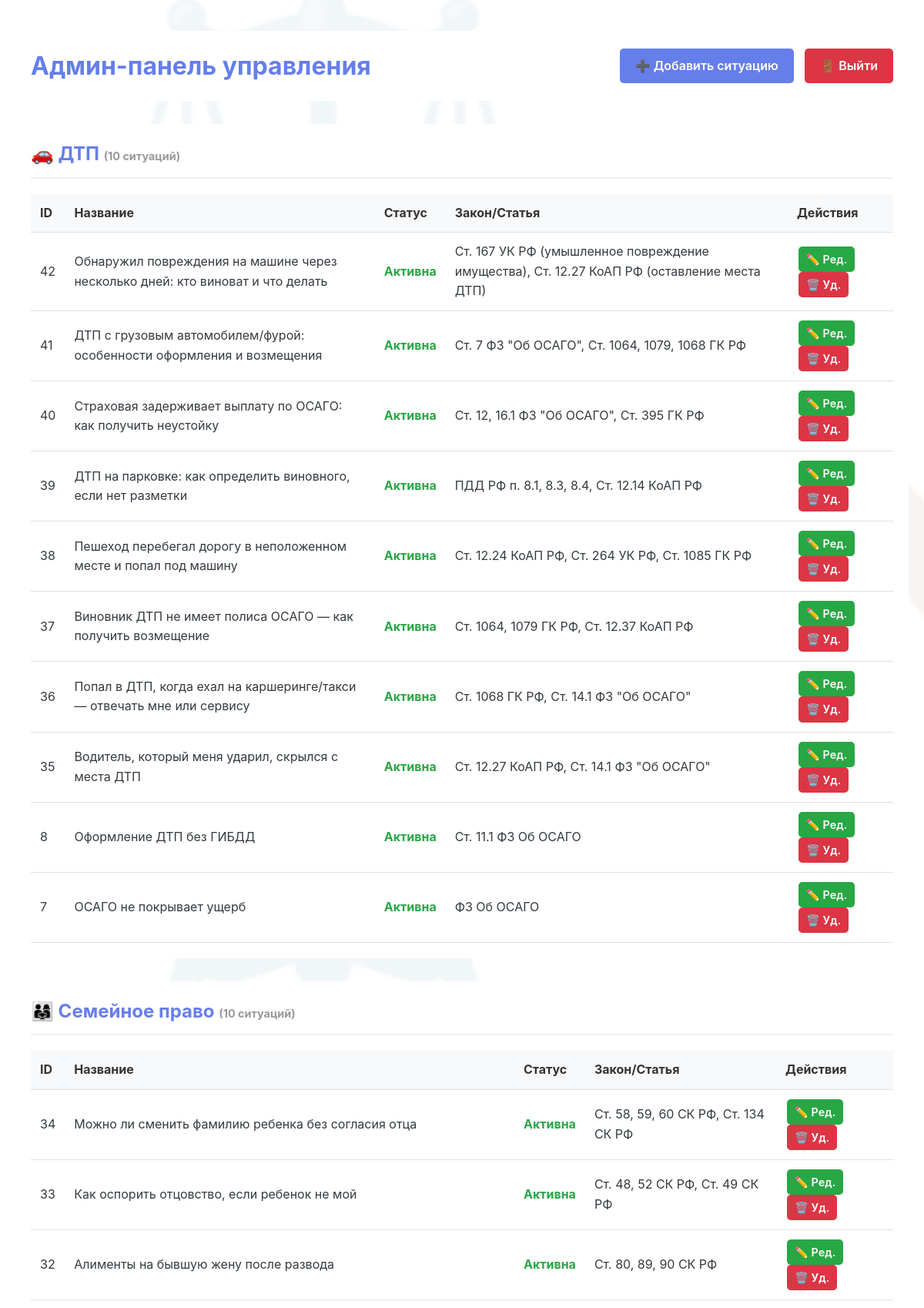
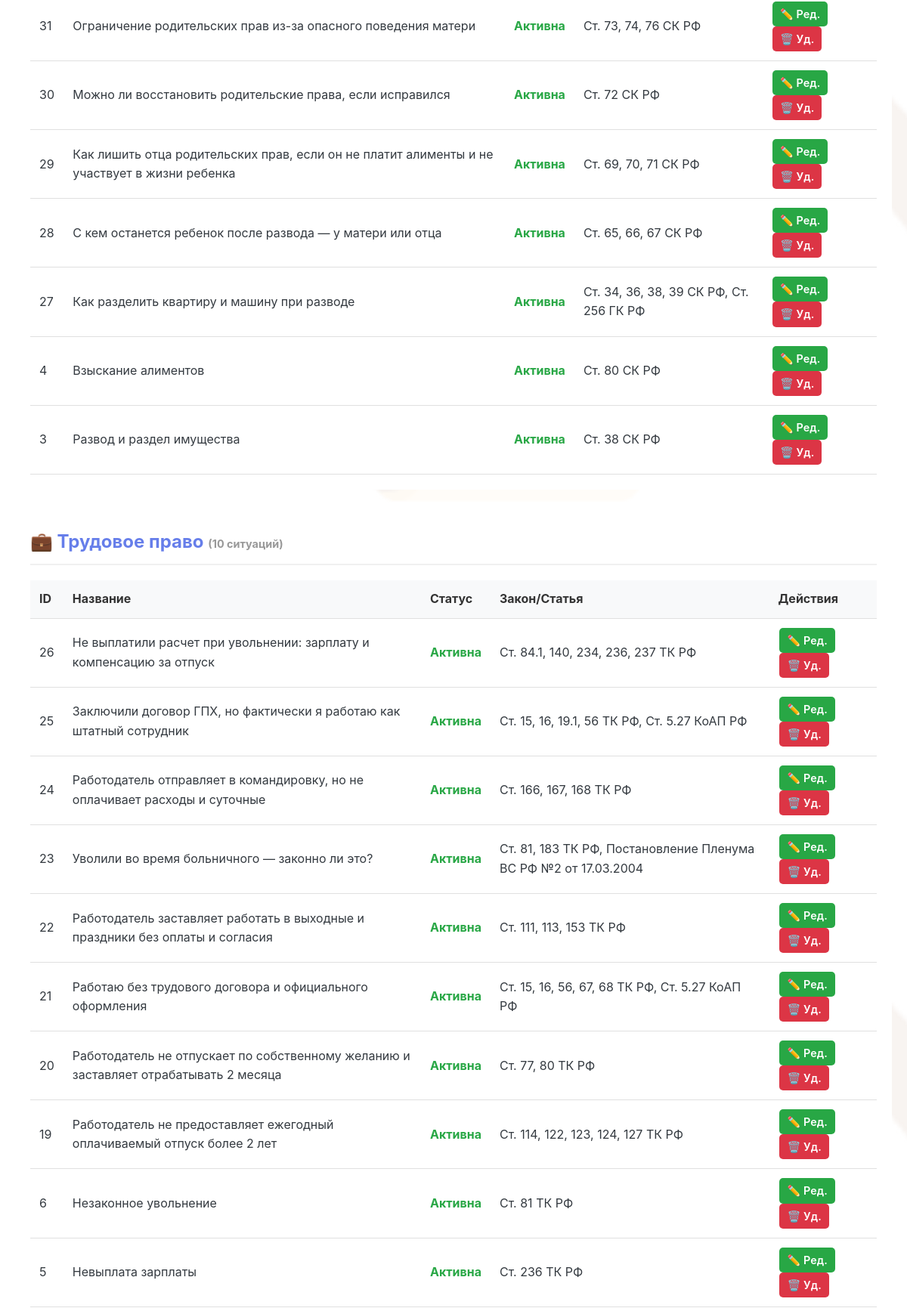
Screenshot of /admin/dashboard (signed in, upper part) with the database file from the repository (2 pictures, top to bottom).
### tables this page shows
CREATE TABLE situations (
                id INTEGER PRIMARY KEY AUTOINCREMENT,
                category TEXT NOT NULL,
                title TEXT NOT NULL,
                description TEXT NOT NULL,
                solution TEXT NOT NULL,
                law TEXT NOT NULL,
                status TEXT DEFAULT 'active',
                created_at TIMESTAMP DEFAULT CURRENT_TIMESTAMP,
                updated_at TIMESTAMP DEFAULT CURRENT_TIMESTAMP
            );

### admin.py (the view)
@admin_bp.route('/dashboard')
@login_required
def dashboard():
    situations = get_all_situations()
    situations_by_category = {}
    for situation in situations:
        category = situation['category']
        if category not in situations_by_category:
            situations_by_category[category] = []
        situations_by_category[category].append(dict(situation))
    return render_template('admin/dashboard.html', situations=situations_by_category)

### admin.py (called while the page is built)
def login_required(f):
    @wraps(f)
    def decorated_function(*args, **kwargs):
        if not session.get('admin_logged_in'):
            return redirect(url_for('admin.login'))
        return f(*args, **kwargs)
    return decorated_function

### database.py (called while the page is built)
@contextmanager
def get_db_connection():
    conn = sqlite3.connect(DATABASE_PATH)
    conn.row_factory = sqlite3.Row
    try:
        yield conn
    finally:
        conn.close()

def get_all_situations():
    with get_db_connection() as conn:
        cursor = conn.cursor()
        cursor.execute('''
            SELECT * FROM situations
            ORDER BY category, id DESC
        ''')
        return cursor.fetchall()

### templates/admin/dashboard.html (shortened to what this page needs)
<!DOCTYPE html>
<html lang="ru">
<head>
    <link rel="stylesheet" href="{{ url_for('static', filename='style.css') }}">
</head>
<body>
    <div class="admin-container">
        <div class="admin-header">
            <h1>Админ-панель управления</h1>
            <div>
                <a href="{{ url_for('admin.add_situation_route') }}" class="btn">➕ Добавить ситуацию</a>
                <a href="{{ url_for('admin.logout') }}" class="btn btn-danger">🚪 Выйти</a>
            </div>
        </div>
        {% for category, situations in situations.items() %}
        <div class="category-section">
            <h2>
                {% if category == 'zhkh' %}🏠 ЖКХ
                {% elif category == 'family' %}👨‍👩‍👧 Семейное право
                {% elif category == 'labor' %}💼 Трудовое право
                {% elif category == 'dtp' %}🚗 ДТП
                {% else %}{{ category }}
                {% endif %}
                <span style="font-size: 0.9rem; color: #999;">({{ situations|length }} ситуаций)</span>
            </h2>
            <table class="admin-table">
                <thead>
                    <tr>
                        <th>ID</th>
                        <th>Название</th>
                        <th>Статус</th>
                        <th>Закон/Статья</th>
                        <th>Действия</th>
                    </tr>
                </thead>
                <tbody>
                    {% for situation in situations %}
                    <tr>
                        <td>{{ situation.id }}</td>
                        <td>{{ situation.title }}</td>
                        <td>
                            <span class="status-{{ situation.status }}">
                                {{ 'Активна' if situation.status == 'active' else 'Неактивна' }}
                            </span>
                        </td>
                        <td>{{ situation.law }}</td>
                        <td>
                            <a href="{{ url_for('admin.edit_situation_route', situation_id=situation.id) }}" class="btn btn-small btn-edit">✏️ Ред.</a>
                            <a href="{{ url_for('admin.delete_situation_route', situation_id=situation.id) }}" class="btn btn-small btn-danger" onclick="return confirm('Удалить ситуацию?')">🗑️ Уд.</a>
                        </td>
                    </tr>
                    {% endfor %}
                </tbody>
            </table>
        </div>
        {% endfor %}
    </div>
</body>
</html>

### static/style.css (style rules this page uses)
* { margin: 0; padding: 0; box-sizing: border-box; }
:root { --primary-dark: #1a2a4f; --primary: #2c3e6d; --primary-light: #3d5a80; --accent: #c0392b; --accent-light: #e74c3c; --gold: #d4af37; --gray-light: #f8f9fa; --gray: #6c757d; --dark: #343a40; --success: #27ae60; --white: #ffffff; --shadow: 0 10px 30px rgba(0,0,0,0.1); --shadow-hover: 0 15px 40px rgba(0,0,0,0.15); }
body { font-family: 'Inter', -apple-system, BlinkMacSystemFont, 'Segoe UI', Roboto, sans-serif; line-height: 1.6; color: var(--dark); min-height: 100vh; position: relative; }
body::before { content: ""; position: fixed; top: 0; left: 0; right: 0; bottom: 0; background-image: url('/static/images/bg.jpg'); background-size: cover; background-position: center; background-attachment: fixed; opacity: 0.15; z-index: -2; pointer-events: none; }
body::after { content: ""; position: fixed; top: 0; left: 0; right: 0; bottom: 0; background-repeat: repeat; pointer-events: none; z-index: -1; }
.btn { display: inline-flex; align-items: center; gap: 10px; padding: 12px 30px; background: linear-gradient(135deg, var(--accent), var(--accent-light)); color: white; border: none; border-radius: 50px; font-size: 1rem; font-weight: 600; cursor: pointer; transition: all 0.3s; text-decoration: none; }

### templates/admin/dashboard.html (style rules this page uses)
.admin-container { max-width: 1200px; margin: 20px auto; padding: 20px; }
.admin-header { display: flex; justify-content: space-between; align-items: center; margin-bottom: 30px; background: white; padding: 20px; border-radius: 10px; }
.admin-header h1 { color: #667eea; margin: 0; }
.btn { padding: 10px 20px; background: #667eea; color: white; text-decoration: none; border-radius: 5px; display: inline-block; margin-left: 10px; }
.btn-danger { background: #dc3545; }
.btn-small { padding: 5px 10px; font-size: 0.9rem; margin: 0 2px; }
.btn-edit { background: #28a745; }
.category-section { background: white; border-radius: 10px; padding: 20px; margin-bottom: 30px; }
.category-section h2 { color: #667eea; margin-bottom: 20px; padding-bottom: 10px; border-bottom: 2px solid #f0f0f0; }
.admin-table { width: 100%; border-collapse: collapse; }
.admin-table th, .admin-table td { padding: 12px; text-align: left; border-bottom: 1px solid #e0e0e0; }
.admin-table th { background: #f8f9fa; color: #333; font-weight: bold; }
.status-active { color: #28a745; font-weight: bold; }

### rows the page displays
situations: category "🚗 ДТП", situations "10", id "42", title "Обнаружил повреждения на машине через несколько дней: кто виноват и что делать", status "Активна", law "Ст. 167 УК РФ (умышленное повреждение имущества), Ст. 12.27 КоАП РФ (оставление места ДТП)"
situations: id "41", title "ДТП с грузовым автомобилем/фурой: особенности оформления и возмещения", status "Активна", law "Ст. 7 ФЗ \"Об ОСАГО\", Ст. 1064, 1079, 1068 ГК РФ"
situations: id "40", title "Страховая задерживает выплату по ОСАГО: как получить неустойку", status "Активна", law "Ст. 12, 16.1 ФЗ \"Об ОСАГО\", Ст. 395 ГК РФ"
situations: id "39", title "ДТП на парковке: как определить виновного, если нет разметки", status "Активна", law "ПДД РФ п. 8.1, 8.3, 8.4, Ст. 12.14 КоАП РФ"
situations: id "38", title "Пешеход перебегал дорогу в неположенном месте и попал под машину", status "Активна", law "Ст. 12.24 КоАП РФ, Ст. 264 УК РФ, Ст. 1085 ГК РФ"
situations: id "37", title "Виновник ДТП не имеет полиса ОСАГО — как получить возмещение", status "Активна", law "Ст. 1064, 1079 ГК РФ, Ст. 12.37 КоАП РФ"
situations: id "36", title "Попал в ДТП, когда ехал на каршеринге/такси — отвечать мне или сервису", status "Активна", law "Ст. 1068 ГК РФ, Ст. 14.1 ФЗ \"Об ОСАГО\""
situations: id "35", title "Водитель, который меня ударил, скрылся с места ДТП", status "Активна", law "Ст. 12.27 КоАП РФ, Ст. 14.1 ФЗ \"Об ОСАГО\""
situations: id "8", title "Оформление ДТП без ГИБДД", status "Активна", law "Ст. 11.1 ФЗ Об ОСАГО"
situations: id "7", title "ОСАГО не покрывает ущерб", status "Активна", law "ФЗ Об ОСАГО"
situations: category "👨‍👩‍👧 Семейное право", situations "10", id "34", title "Можно ли сменить фамилию ребенка без согласия отца", status "Активна", law "Ст. 58, 59, 60 СК РФ, Ст. 134 СК РФ"
situations: id "33", title "Как оспорить отцовство, если ребенок не мой", status "Активна", law "Ст. 48, 52 СК РФ, Ст. 49 СК РФ"
situations: id "32", title "Алименты на бывшую жену после развода", status "Активна", law "Ст. 80, 89, 90 СК РФ"
situations: id "31", title "Ограничение родительских прав из-за опасного поведения матери", status "Активна", law "Ст. 73, 74, 76 СК РФ"
situations: id "30", title "Можно ли восстановить родительские права, если исправился", status "Активна", law "Ст. 72 СК РФ"
situations: id "29", title "Как лишить отца родительских прав, если он не платит алименты и не участвует в жизни ребенка", status "Активна", law "Ст. 69, 70, 71 СК РФ"
situations: id "28", title "С кем останется ребенок после развода — у матери или отца", status "Активна", law "Ст. 65, 66, 67 СК РФ"
situations: id "27", title "Как разделить квартиру и машину при разводе", status "Активна", law "Ст. 34, 36, 38, 39 СК РФ, Ст. 256 ГК РФ"
situations: id "4", title "Взыскание алиментов", status "Активна", law "Ст. 80 СК РФ"
situations: id "3", title "Развод и раздел имущества", status "Активна", law "Ст. 38 СК РФ"
situations: category "💼 Трудовое право", situations "10", id "26", title "Не выплатили расчет при увольнении: зарплату и компенсацию за отпуск", status "Активна", law "Ст. 84.1, 140, 234, 236, 237 ТК РФ"
situations: id "25", title "Заключили договор ГПХ, но фактически я работаю как штатный сотрудник", status "Активна", law "Ст. 15, 16, 19.1, 56 ТК РФ, Ст. 5.27 КоАП РФ"
situations: id "24", title "Работодатель отправляет в командировку, но не оплачивает расходы и суточные", status "Активна", law "Ст. 166, 167, 168 ТК РФ"
situations: id "23", title "Уволили во время больничного — законно ли это?", status "Активна", law "Ст. 81, 183 ТК РФ, Постановление Пленума ВС РФ №2 от 17.03.2004"
situations: id "22", title "Работодатель заставляет работать в выходные и праздники без оплаты и согласия", status "Активна", law "Ст. 111, 113, 153 ТК РФ"
situations: id "21", title "Работаю без трудового договора и официального оформления", status "Активна", law "Ст. 15, 16, 56, 67, 68 ТК РФ, Ст. 5.27 КоАП РФ"
situations: id "20", title "Работодатель не отпускает по собственному желанию и заставляет отрабатывать 2 месяца", status "Активна", law "Ст. 77, 80 ТК РФ"
situations: id "19", title "Работодатель не предоставляет ежегодный оплачиваемый отпуск более 2 лет", status "Активна", law "Ст. 114, 122, 123, 124, 127 ТК РФ"
situations: id "6", title "Незаконное увольнение", status "Активна", law "Ст. 81 ТК РФ"
situations: id "5", title "Невыплата зарплаты", status "Активна", law "Ст. 236 ТК РФ"
